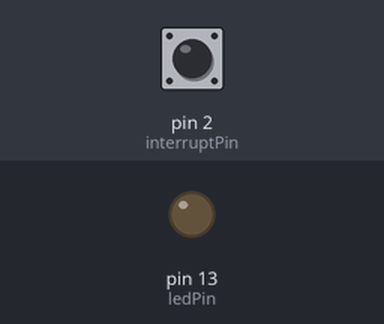
A sketch run on a simulated Arduino Uno, built with avr-gcc and run on an emulated ATmega328P. Parts: output pins drawn as LEDs (lit = HIGH). Dashed ring = blinking. The test bench sets the inputs (shaded band); at power-on: pin 2 (interruptPin) HIGH.

Above: at 0.6 s.
At 1.2 s:
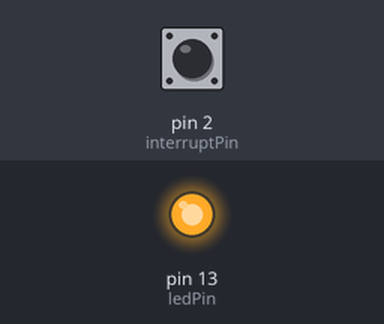
1.3 s: pin 2 (interruptPin) pulled LOW for 0.15 s
At 1.55 s:
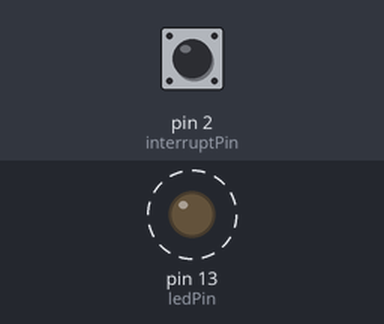
Timing chart, 0 to 10.3 s (numbered marks = the images above; inputs shaded):
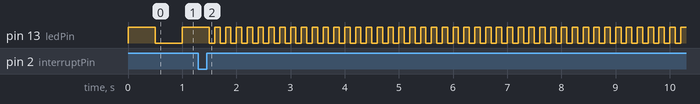

Measured:
- after the input at 1.3 s, pin 13 (ledPin): alternates HIGH for 0.10 s and LOW for 0.10 s, starting after 0.30 s

The sketch:

sketch7_04.ino
```cpp
// private include
/* BEGIN USER CODE PI */
/* END USER CODE PI */

// private define
/* BEGIN USER CODE PD */
/* END USER CODE PD */

// private macro
/* BEGIN USER CODE PM */
/* END USER CODE PM */

// private variable
/* BEGIN USER CODE PV */
const int interruptPin = 2;
const int ledPin = 13;
int period = 500;
/* END USER CODE PV */

/* BEGIN USER CODE 0 */
/* END USER CODE 0 */

// private function
/* BEGIN USER CODE PF */
/* END USER CODE PF */

/* BEGIN USER CODE 1 */
/* END USER CODE 1 */

void setup() {
  // put your setup code here, to run once:
  /* BEGIN USER CODE 2 */
  pinMode(ledPin, OUTPUT);
  pinMode(interruptPin, INPUT_PULLUP);
  attachInterrupt(0, goFast, FALLING);
  /* END USER CODE 2 */
}

void loop() {
  // put your main code here, to run repeatedly:
  /* END USER CODE LOOP */
  /* BEGIN USER CODE 3 */
  digitalWrite(ledPin, HIGH);
  delay(period);
  digitalWrite(ledPin, LOW);
  delay(period);
}
/* END USER CODE 3 */

void goFast()
{
  period = 100;
}
```
